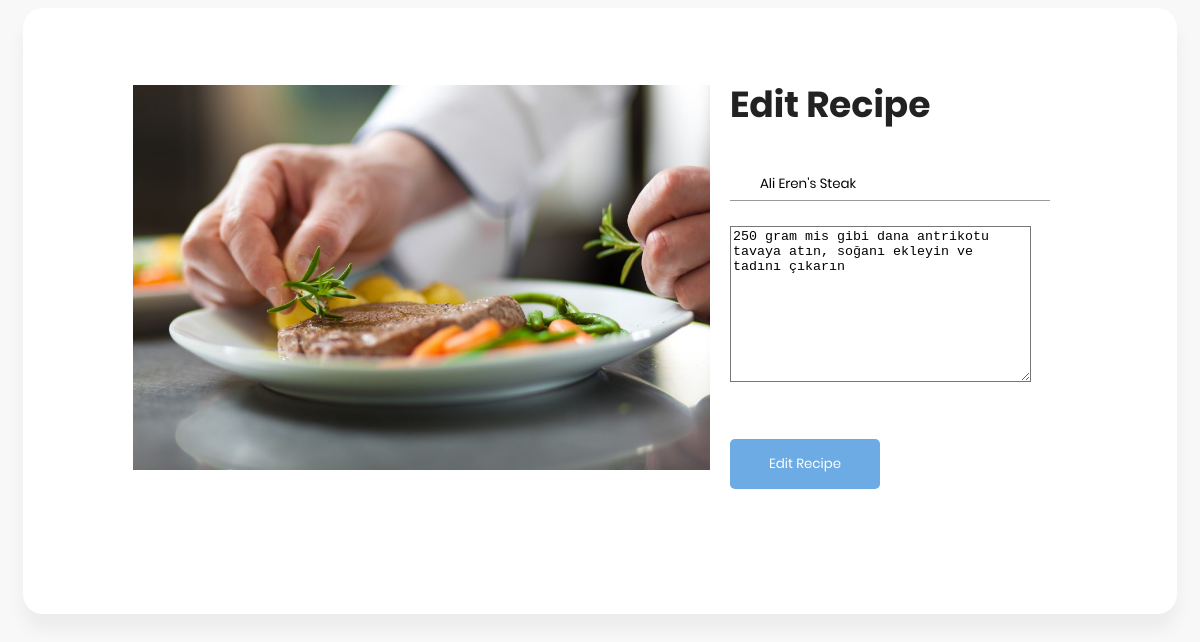
The app's page /edit_recipe/1 (signed in) with its own data.
### main.py (models this page shows, shortened)
class Recipe(db.Model):
	__tablename__ = 'Recipe'
	id = db.Column(db.Integer, primary_key = True)
	name = db.Column(db.String(100))
	text = db.Column(db.Text)
	category_id = db.Column(db.Integer, db.ForeignKey('RecipeCategory.id'), nullable=False)
	user_id = db.Column(db.Integer, db.ForeignKey('User.id'), nullable=False)
	add_date = db.Column(db.DateTime)
	last_edit_date = db.Column(db.DateTime)

### main.py (the view)
@app.route('/edit_recipe/<string:recipe_id>', methods=['POST', 'GET'])
def edit_recipe(recipe_id):
	if not check_if_user_logged_in():
		print("You must log in!")
		flash("You must log in!", "error")
		return redirect(url_for('log_in'))
	else:
		recipe = Recipe.query.filter_by(id=recipe_id).first_or_404()
		if "user_id" in session:
			user_id = session["user_id"]
		else:
			username = session["username"]
			user = User.query.filter_by(username=username).first()
			user_id = user.id
		if not recipe.user_id == user_id:
			print("You are not authorized to edit this recipe")
			flash("You are not authorized to edit this recipe", "error")
			return redirect(url_for('home'))
		else:
			session["recipe_id"] = recipe_id
			return render_template('edit_recipe.html', recipe=recipe)

### main.py (called while the page is built)
def check_if_user_logged_in():
	if not "logged_in" in session:
		user_logged_in = False
		session["logged_in"] = False
	else:
		user_logged_in = session["logged_in"]
	return user_logged_in

### templates/edit_recipe.html (shortened to what this page needs)
<!DOCTYPE html>
<html lang="en">
<head>
    <link rel="stylesheet" href="{{ url_for('static', filename='fonts/material-icon/css/material-design-iconic-font.min.css') }}">
    <link rel="stylesheet" href="{{ url_for('static', filename='css/style.css') }}">
</head>
<body>
    <div class="main_edit">
        <section class="sign-in">
            <div class="container">
                <div class="signin-content">
                    <div class="signin-image">
                        <figure><img src="{{ url_for('static', filename='images/signin-image.jpg') }}" alt="sing up image"></figure>
                    </div>
                    <div class="editrecipe-form">
                        <h2 class="form-title">Edit Recipe</h2>
                        <form action="{{url_for("edit_recipe_confirm")}}" method="POST" class="register-form" id="login-form">
                            <div class="form-group">
                                <label for="username"><i class="zmdi zmdi-account material-icons-name"></i></label>
                                <input type="text" name="recipe_name" id="recipe_name" value="{{ recipe.name }}"/>
                            </div>
                            <div class="form-group">
                                <textarea name="recipe_text" id="recipe_text" rows="10" cols="35">{{ recipe.text }}</textarea>
                            </div>
                            <div class="form-group form-button">
                                <input type="submit" name="edit_recipe" id="edit_recipe" class="form-submit" value="Edit Recipe"/>
                            </div>
                        </form>
                    </div>
                </div>
            </div>
        </section>
    </div>
</body>
</html>

### static/css/style.css (style rules this page uses)
display-flex, .display-flex, .display-flex-center, .signup-content, .signin-content, .social-login, .socials { display: flex; display: -webkit-flex; }
input, select, textarea { outline: none; appearance: unset !important; -moz-appearance: unset !important; -o-appearance: unset !important; -ms-appearance: unset !important; }
img { max-width: 100%; height: auto; }
figure { margin: 0; }
h2 { line-height: 1.66; margin: 0; padding: 0; font-weight: bold; color: #222; font-family: Poppins; font-size: 36px; }
body { font-size: 13px; line-height: 1.8; color: #222; background: #f8f8f8; font-weight: 400; font-family: Poppins; }
.container { width: 900px; background: #fff; margin: 0 auto; box-shadow: 0px 15px 16.83px 0.17px rgba(0, 0, 0, 0.05); -moz-box-shadow: 0px 15px 16.83px 0.17px rgba(0, 0, 0, 0.05); -webkit-box-shadow: 0px 15px 16.83px 0.17px rgba(0, 0, 0, 0.05); -o-box-shadow: 0px 15px 16.83px 0.17px rgba(0, 0, 0, 0.05); -ms-box-shadow: 0px 15px 16.83px 0.17px rgba(0, 0, 0, 0.05); border-radius: 20px; -moz-border-radius: 20px; -webkit-border-radius: 20px; -o-border-radius: 20px; -ms-border-radius: 20px; }
.signup-form, .signup-image, .signin-form, .signin-image { width: 50%; overflow: hidden; }
.form-title { margin-bottom: 33px; }
figure { margin-bottom: 50px; text-align: center; }
.form-submit { display: inline-block; background: #6dabe4; color: #fff; border-bottom: none; width: auto; padding: 15px 39px; border-radius: 5px; -moz-border-radius: 5px; -webkit-border-radius: 5px; -o-border-radius: 5px; -ms-border-radius: 5px; margin-top: 25px; cursor: pointer; }
.register-form { width: 100%; }
.form-group { position: relative; margin-bottom: 25px; overflow: hidden; }
.form-group:last-child { margin-bottom: 0px; }
input { width: 100%; display: block; border: none; border-bottom: 1px solid #999; padding: 6px 30px; font-family: Poppins; box-sizing: border-box; }
label { position: absolute; left: 0; top: 50%; transform: translateY(-50%); -moz-transform: translateY(-50%); -webkit-transform: translateY(-50%); -o-transform: translateY(-50%); -ms-transform: translateY(-50%); color: #222; }
.material-icons-name { font-size: 18px; }
.signin-content { padding-top: 67px; padding-bottom: 87px; }
.signin-image { margin-left: 110px; margin-right: 20px; margin-top: 10px; }
@media screen and (max-width: 1200px) { .container { width: calc( 100% - 30px); max-width: 100%; } }
@media screen and (min-width: 1024px) { .container { max-width: 1200px; } }

### records on screen
Recipe: recipe_name "Ali Eren's Steak", recipe_text "250 gram mis gibi dana antrikotu tavaya atın, soğanı ekleyin ve tadını çıkarın"
